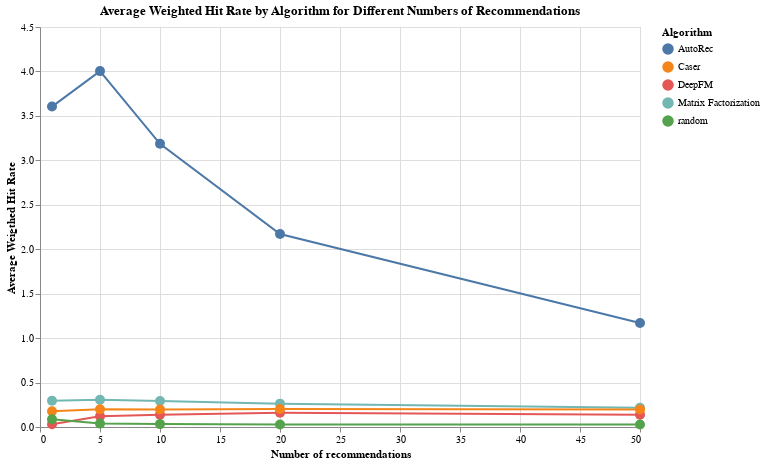

Notebook cell for this chart:
### Markdown cell above
### Average Weighted Hitrate

### Code cell
awhrs_line = alt.Chart(awhrs).mark_line().encode(
    x=alt.X('k:Q', title='Number of recommendations'),  # Quantitative scale for 'k'
    y='Average Weigthed Hit Rate:Q',  # Quantitative scale for 'Average Weighted Hit Rate'
    color='Algorithm:N'  # Nominal scale for different algorithms
)

awhrs_point = alt.Chart(awhrs).mark_point(size=100, filled=True, opacity=1).encode(
    x='k:Q',
    y='Average Weigthed Hit Rate:Q',
    color='Algorithm:N'
)


awhrs_chart = (awhrs_line + awhrs_point).properties(
    title='Average Weighted Hit Rate by Algorithm for Different Numbers of Recommendations',
    width=600,  # Width of the chart
    height=400  # Height of the chart
)
awhrs_chart

### Figure 1 — Vega-Lite specification as saved in the notebook (floating-point values rounded to 4 significant figures)
{"config": {"view": {"continuousWidth": 300, "continuousHeight": 300}}, "layer": [{"mark": {"type": "line"}, "encoding": {"color": {"field": "Algorithm", "type": "nominal"}, "x": {"field": "k", "title": "Number of recommendations", "type": "quantitative"}, "y": {"field": "Average Weigthed Hit Rate", "type": "quantitative"}}}, {"mark": {"type": "point", "filled": true, "opacity": 1, "size": 100}, "encoding": {"color": {"field": "Algorithm", "type": "nominal"}, "x": {"field": "k", "type": "quantitative"}, "y": {"field": "Average Weigthed Hit Rate", "type": "quantitative"}}}], "data": {"name": "data-ca6f014f3deaa2d45708c8f6a2348c3d"}, "height": 400, "title": "Average Weighted Hit Rate by Algorithm for Different Numbers of Recommendations", "width": 600, "$schema": "https://vega.github.io/schema/vega-lite/v5.16.3.json", "datasets": {"data-ca6f014f3deaa2d45708c8f6a2348c3d": [{"Average Weigthed Hit Rate": 0.295, "k": 1, "Algorithm": "Matrix Factorization"}, {"Average Weigthed Hit Rate": 0.3062, "k": 5, "Algorithm": "Matrix Factorization"}, {"Average Weigthed Hit Rate": 0.2922, "k": 10, "Algorithm": "Matrix Factorization"}, {"Average Weigthed Hit Rate": 0.2626, "k": 20, "Algorithm": "Matrix Factorization"}, {"Average Weigthed Hit Rate": 0.2158, "k": 50, "Algorithm": "Matrix Factorization"}, {"Average Weigthed Hit Rate": 0.03046, "k": 1, "Algorithm": "DeepFM"}, {"Average Weigthed Hit Rate": 0.1215, "k": 5, "Algorithm": "DeepFM"}, {"Average Weigthed Hit Rate": 0.1378, "k": 10, "Algorithm": "DeepFM"}, {"Average Weigthed Hit Rate": 0.1594, "k": 20, "Algorithm": "DeepFM"}, {"Average Weigthed Hit Rate": 0.1389, "k": 50, "Algorithm": "DeepFM"}, {"Average Weigthed Hit Rate": 3.605, "k": 1, "Algorithm": "AutoRec"}, {"Average Weigthed Hit Rate": 4.004, "k": 5, "Algorithm": "AutoRec"}, {"Average Weigthed Hit Rate": 3.186, "k": 10, "Algorithm": "AutoRec"}, {"Average Weigthed Hit Rate": 2.171, "k": 20, "Algorithm": "AutoRec"}, {"Average Weigthed Hit Rate": 1.17, "k": 50, "Algorithm": "AutoRec"}, {"Average Weigthed Hit Rate": 0.1778, "k": 1, "Algorithm": "Caser"}, {"Average Weigthed Hit Rate": 0.199, "k": 5, "Algorithm": "Caser"}, {"Average Weigthed Hit Rate": 0.1968, "k": 10, "Algorithm": "Caser"}, {"Average Weigthed Hit Rate": 0.2017, "k": 20, "Algorithm": "Caser"}, {"Average Weigthed Hit Rate": 0.1982, "k": 50, "Algorithm": "Caser"}, {"Average Weigthed Hit Rate": 0.08791, "k": 1, "Algorithm": "random"}, {"Average Weigthed Hit Rate": 0.03805, "k": 5, "Algorithm": "random"}, {"Average Weigthed Hit Rate": 0.03246, "k": 10, "Algorithm": "random"}, {"Average Weigthed Hit Rate": 0.02908, "k": 20, "Algorithm": "random"}, {"Average Weigthed Hit Rate": 0.02788, "k": 50, "Algorithm": "random"}]}}
